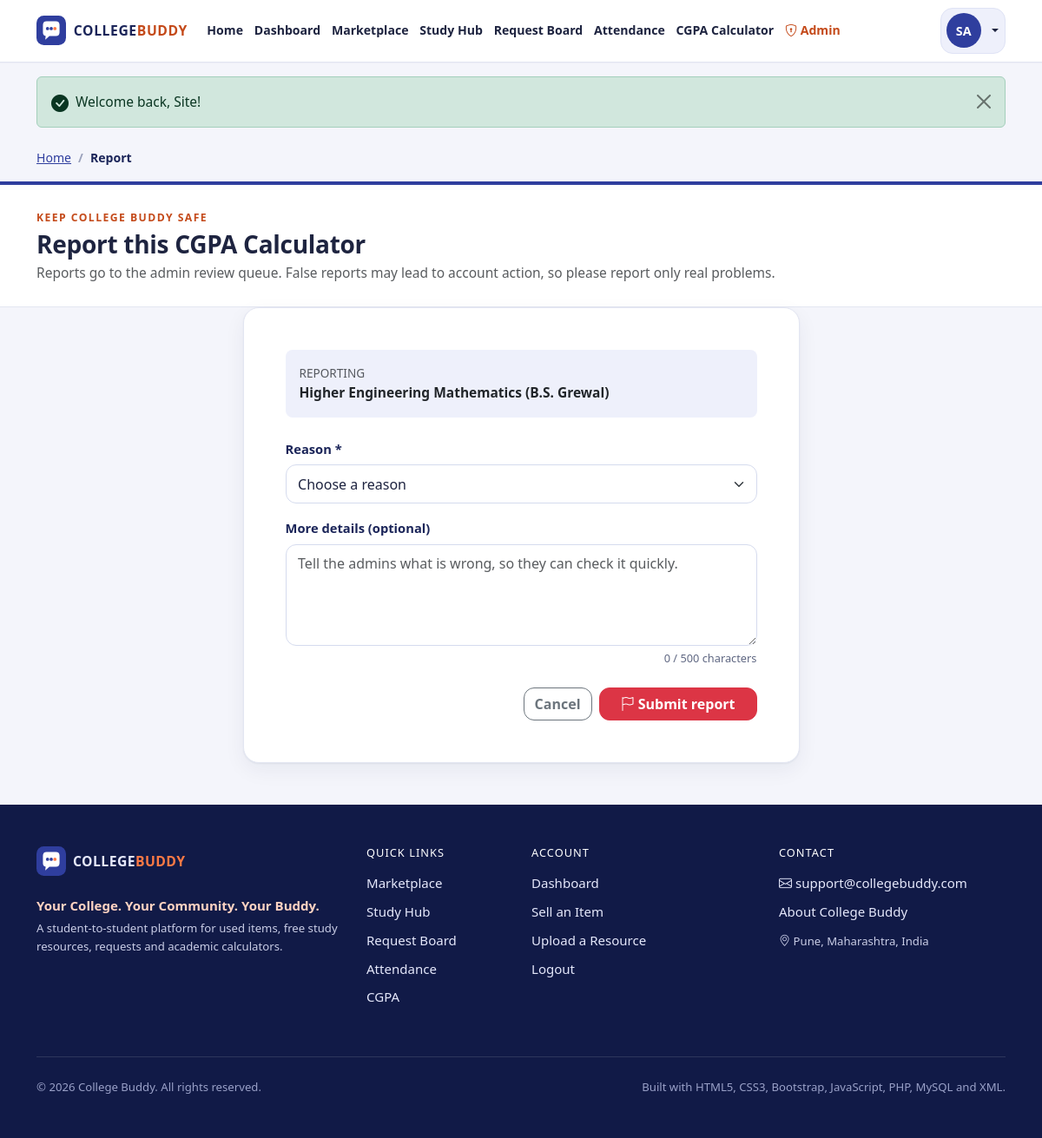
The app's page /report.php?type=listing&id=1 (signed in) with its own data.
### tables this page shows
CREATE TABLE users (
    id          INT UNSIGNED NOT NULL AUTO_INCREMENT,           
    full_name   VARCHAR(100) NOT NULL,
    email       VARCHAR(150) NOT NULL,                          
    password    VARCHAR(255) NOT NULL,                          
    branch      VARCHAR(50)  NOT NULL,                          
    year        TINYINT UNSIGNED NOT NULL,                      
    semester    TINYINT UNSIGNED NOT NULL,                      
    role        ENUM('student', 'admin') NOT NULL DEFAULT 'student',
    created_at  TIMESTAMP NOT NULL DEFAULT CURRENT_TIMESTAMP,
    PRIMARY KEY (id),
    UNIQUE KEY uq_users_email (email),
    KEY idx_users_role (role)
);

CREATE TABLE listings (
    id              INT UNSIGNED NOT NULL AUTO_INCREMENT,
    user_id         INT UNSIGNED NOT NULL,                      
    title           VARCHAR(150) NOT NULL,
    category        VARCHAR(60)  NOT NULL,
    description     TEXT NOT NULL,
    price           DECIMAL(10, 2) NOT NULL DEFAULT 0.00,
    item_condition  ENUM('New', 'Like New', 'Good', 'Used') NOT NULL DEFAULT 'Good',
    location        VARCHAR(120) NOT NULL,
    image           VARCHAR(255) NULL DEFAULT NULL,             
    status          ENUM('Available', 'Sold') NOT NULL DEFAULT 'Available',
    created_at      TIMESTAMP NOT NULL DEFAULT CURRENT_TIMESTAMP,
    PRIMARY KEY (id),
    KEY idx_listings_user (user_id),
    KEY idx_listings_category (category),
    KEY idx_listings_status_created (status, created_at),
    CONSTRAINT fk_listings_user FOREIGN KEY (user_id) REFERENCES users (id) ON DELETE CASCADE
);

### includes/auth.php (called while the page is built, shortened)
<?php
require_once __DIR__ . '/db.php';
require_once __DIR__ . '/functions.php';
function current_user(): ?array
{
    static $cached = false;
    if ($cached !== false) {
        return $cached;
    }
    $id = (int) ($_SESSION['user_id'] ?? 0);
    $row = db_select_one(
        'SELECT id, full_name, email, branch, year, semester, role, created_at FROM users WHERE id = ?',
        'i',
        [$id]
    );
    return $cached = $row;
}
function is_logged_in(): bool
{
    return current_user() !== null;
}
function require_login(string $message = 'Please login to continue.'): void
{
    if (!is_logged_in()) {
        set_flash('warning', $message);
        redirect('login.php?next=' . urlencode(current_relative_url()));
    }
}

### includes/db.php (called while the page is built, shortened)
<?php
function db(): mysqli
{
    static $conn = null;
    if ($conn === null) {
        $conn = new mysqli(DB_HOST, DB_USER, DB_PASS, DB_NAME);
        $conn->set_charset('utf8mb4');
        $conn->query("SET time_zone = '+05:30'");
    }
    return $conn;
}
function db_select(string $sql, string $types = '', array $params = []): array
{
    $stmt = db()->prepare($sql);
    if ($types !== '') {
        $stmt->bind_param($types, ...$params);
    }
    $stmt->execute();
    $rows = $stmt->get_result()->fetch_all(MYSQLI_ASSOC);
    return $rows;
}
function db_select_one(string $sql, string $types = '', array $params = []): ?array
{
    $rows = db_select($sql, $types, $params);
    return $rows[0] ?? null;
}

### report.php (the view, shortened to what this page needs)
<?php
require_once __DIR__ . '/includes/auth.php';
require_login('Please login to report content.');
$targets = [
    'listing' => ['listings', 'product.php?id=', 'listing'],
    'resource' => ['resources', 'resource.php?id=', 'study resource'],
    'request' => ['requests', 'request.php?id=', 'request'],
];
$type = read_text('type', '', 'request');
$id = (int) ($_POST['id'] ?? $_GET['id'] ?? 0);
[$table, $itemLink, $label] = $targets[$type];
$item = db_select_one("SELECT * FROM {$table} WHERE id = ?", 'i', [$id]);
$backUrl = $itemLink . $id;
$errors = [];
$values = ['reason' => '', 'description' => ''];
$itemTitle = $item['title'];
$activeNav = '';
$breadcrumbs = [['Report', '']];
require __DIR__ . '/includes/header.php';
?>
<section class="container pb-5">
    <div class="row justify-content-center">
        <div class="col-lg-7">
            <div class="card cb-card">
                <div class="card-body p-4 p-md-5">
                    <div class="cb-file-box p-3 rounded-3 mb-4">
                        <div class="small text-muted text-uppercase">Reporting</div>
                        <div class="fw-semibold"><?= e($itemTitle) ?></div>
                    </div>
                    <form method="post" action="" novalidate data-validate>
                        <div class="cb-field mb-3">
                            <label class="form-label fw-semibold" for="reason">Reason *</label>
                            <select class="form-select<?= invalid_class($errors, 'reason') ?>" id="reason" name="reason" data-required data-label="Reason">
                                <option value="">Choose a reason</option>
                            </select>
                        </div>
                        <div class="cb-field mb-4">
                            <label class="form-label fw-semibold" for="description">More details (optional)</label>
                            <textarea class="form-control<?= invalid_class($errors, 'description') ?>" id="description" name="description" rows="4" maxlength="500"
                                      placeholder="Tell the admins what is wrong, so they can check it quickly."
                                      data-max-length="500" data-label="Details" data-counter="500"><?= e($values['description']) ?></textarea>
                        </div>
                        <div class="d-flex flex-column flex-sm-row gap-2 justify-content-end">
                            <a class="btn btn-outline-secondary" href="<?= href($backUrl) ?>">Cancel</a>
                            <button class="btn btn-danger px-4" type="submit"><i class="bi bi-flag"></i> Submit report</button>
                        </div>
                    </form>
                </div>
            </div>
        </div>
    </div>
</section>
<?php require __DIR__ . '/includes/footer.php'; ?>

### includes/header.php (shortened to what this page needs)
<?php
$activeNav = $activeNav ?? '';
$breadcrumbs = $breadcrumbs ?? [];
$me = current_user();
$flashes = get_flashes();
$navLinks = ['home' => ['Home', 'index.php']];
if ($me) {
    $navLinks['dashboard'] = ['Dashboard', 'dashboard.php'];
}
$navLinks += [
    'marketplace' => ['Marketplace', 'marketplace.php'],
    'study' => ['Study Hub', 'study.php'],
    'requests' => ['Request Board', 'requests.php'],
    'attendance' => ['Attendance', 'attendance.php'],
    'cgpa' => ['CGPA Calculator', 'cgpa.php'],
];
$flashIcons = [
    'success' => 'bi-check-circle-fill', 'danger' => 'bi-exclamation-octagon-fill',
    'warning' => 'bi-exclamation-triangle-fill', 'info' => 'bi-info-circle-fill',
];
?>
<!doctype html>
<html lang="en">
<head>
    <link rel="stylesheet" href="<?= href('css/vendor/bootstrap.min.css') ?>">
    <link rel="stylesheet" href="<?= href('css/vendor/bootstrap-icons.min.css') ?>">
    <link rel="stylesheet" href="<?= href('css/style.css') ?>">
</head>
<body class="cb-body d-flex flex-column min-vh-100">
<header>
    <nav class="navbar navbar-expand-xl cb-navbar sticky-top" aria-label="Main navigation">
        <div class="container">
            <a class="navbar-brand cb-brand" href="<?= href('index.php') ?>" aria-label="College Buddy home">
                <img src="<?= href('images/logo.svg') ?>" alt="" width="34" height="34">
                <span class="cb-brand-text">COLLEGE<span class="cb-brand-accent">BUDDY</span></span>
            </a>
            <div class="collapse navbar-collapse" id="cbNavMenu">
                <ul class="navbar-nav me-auto align-items-xl-center">
                    <?php foreach ($navLinks as $key => [$label, $path]): ?>
                        <li class="nav-item">
                            <a class="nav-link<?= $activeNav === $key ? ' active' : '' ?>" href="<?= href($path) ?>"<?= $activeNav === $key ? ' aria-current="page"' : '' ?>><?= e($label) ?></a>
                        </li>
                    <?php endforeach; ?>
                    <?php if ($me && $me['role'] === 'admin'): ?>
                        <li class="nav-item">
                            <a class="nav-link cb-admin-link<?= $activeNav === 'admin' ? ' active' : '' ?>" href="<?= href('admin/dashboard.php') ?>" title="Admin Dashboard"><i class="bi bi-shield-lock"></i> Admin</a>
                        </li>
                    <?php endif; ?>
                </ul>
                <div class="d-flex flex-column flex-xl-row align-items-stretch align-items-xl-center gap-2 cb-nav-actions">
                    <?php if ($me): ?>
                        <div class="dropdown">
                            <button class="btn cb-user-btn dropdown-toggle w-100 d-flex align-items-center gap-2" type="button"
                                    data-bs-toggle="dropdown" aria-expanded="false">
                                <span class="cb-avatar"><?= e(initials($me['full_name'])) ?></span>
                            </button>
                        </div>
                    <?php else: ?>
                        <a class="btn btn-outline-primary" href="<?= href('login.php') ?>"><i class="bi bi-box-arrow-in-right"></i> Login</a>
                        <a class="btn btn-primary" href="<?= href('register.php') ?>">Register</a>
                    <?php endif; ?>
                </div>
            </div>
        </div>
    </nav>
</header>
<main id="main-content" class="flex-grow-1">
    <?php if (!empty($flashes)): ?>
        <div class="container pt-3 cb-flash-zone">
            <?php foreach ($flashes as $flash): ?>
                <div class="alert alert-<?= e($flash['type']) ?> alert-dismissible fade show d-flex align-items-start gap-2 mb-2"
                     role="alert" data-autohide="7000">
                    <i class="bi <?= e($flashIcons[$flash['type']] ?? 'bi-info-circle-fill') ?> fs-5 lh-1 mt-1"></i>
                    <div class="flex-grow-1"><?= e($flash['message']) ?></div>
                    <button type="button" class="btn-close" data-bs-dismiss="alert" aria-label="Close"></button>
                </div>
            <?php endforeach; ?>
        </div>
    <?php endif; ?>
    <?php if (!empty($breadcrumbs)): ?>
        <div class="container pt-3">
            <nav aria-label="breadcrumb">
                <ol class="breadcrumb cb-breadcrumb mb-0">
                    <li class="breadcrumb-item"><a href="<?= href('index.php') ?>">Home</a></li>
                    <?php foreach ($breadcrumbs as $i => $crumb): ?>
                        <?php if ($i === array_key_last($breadcrumbs) || empty($crumb[1])): ?>
                            <li class="breadcrumb-item active" aria-current="page"><?= e($crumb[0]) ?></li>
                        <?php else: ?>
                            <li class="breadcrumb-item"><a href="<?= href($crumb[1]) ?>"><?= e($crumb[0]) ?></a></li>
                        <?php endif; ?>
                    <?php endforeach; ?>
                </ol>
            </nav>
        </div>
    <?php endif; ?>

### css/style.css (style rules this page uses)
:root { --cb-primary: #2f3e9e; --cb-primary-dark: #1f2b74; --cb-primary-ink: #1b2559; --cb-accent: #ff7a45; --cb-accent-dark: #c44a1a; --cb-bg: #f4f5fb; --cb-surface: #ffffff; --cb-text: #1e2440; --cb-muted: #5f6782; --cb-border: #e3e6f2; --cb-soft: #eef0fb; --cb-footer: #111a47; --cb-radius: 18px; --cb-shadow: 0 1px 2px rgba(20, 28, 70, .06), 0 8px 24px rgba(20, 28, 70, .06); --cb-shadow-hover: 0 2px 4px rgba(20, 28, 70, .08), 0 16px 36px rgba(20, 28, 70, .13); --cb-font: system-ui, -apple-system, "Segoe UI", Roboto, "Helvetica Neue", Arial, "Noto Sans", sans-serif; }
html { scroll-behavior: smooth; }
body.cb-body { font-family: var(--cb-font); background: var(--cb-bg); color: var(--cb-text); font-size: 0.97rem; line-height: 1.6; }
a { color: var(--cb-primary); }
main#main-content { min-height: 40vh; }
.btn-outline-secondary, .btn-outline-danger, .btn-success, .btn-danger, .btn-outline-light { font-weight: 600; border-radius: 12px; }
.btn { border-radius: 12px; }
.form-control, .form-select { border-color: #d5dbee; border-radius: 12px; padding: .6rem .85rem; color: var(--cb-text); }
.form-label { color: var(--cb-primary-ink); font-size: .92rem; margin-bottom: .35rem; }
.cb-navbar { background: var(--cb-surface); border-bottom: 1px solid var(--cb-border); box-shadow: 0 1px 0 rgba(20, 28, 70, .03); padding-top: .55rem; padding-bottom: .55rem; }
.cb-navbar .nav-link { color: var(--cb-text); font-weight: 600; font-size: .9rem; border-radius: 10px; padding: .5rem .55rem; white-space: nowrap; }
.cb-brand { display: inline-flex; align-items: center; gap: .55rem; font-weight: 800; color: var(--cb-primary-ink); text-decoration: none; letter-spacing: .03em; }
.cb-brand-text { font-size: 1.05rem; }
.cb-brand-accent { color: var(--cb-accent-dark); }
.cb-admin-link { color: var(--cb-accent-dark) !important; }
.cb-nav-actions .btn { white-space: nowrap; }
.cb-user-btn { position: relative; background: var(--cb-soft); color: var(--cb-text); border: 1px solid #dfe3f5; border-radius: 14px; padding: .35rem .65rem .35rem .4rem; min-width: 180px; }
.cb-avatar { width: 40px; height: 40px; border-radius: 50%; background: var(--cb-primary); color: #fff; display: inline-grid; place-items: center; font-weight: 700; font-size: .9rem; flex: none; }
.cb-breadcrumb { font-size: .88rem; --bs-breadcrumb-divider-color: #9aa1bb; }
.cb-breadcrumb .breadcrumb-item.active { color: var(--cb-primary-ink); font-weight: 600; }
.cb-card { background: var(--cb-surface); border: 1px solid var(--cb-border); border-radius: var(--cb-radius); box-shadow: var(--cb-shadow); }
.cb-file-box { background: var(--cb-soft); }
@media (min-width: 1200px) and (max-width: 1399.98px) { .cb-navbar .navbar-nav .nav-link { font-size: .88rem; padding: .5rem .4rem; } }
@media (min-width: 1200px) and (max-width: 1399.98px) { .cb-brand-text { font-size: .98rem; } }
@media (min-width: 1200px) and (max-width: 1399.98px) { .cb-user-btn { min-width: 0; padding: .35rem .45rem .35rem .35rem; } }

### records on screen
users: full_name "SA"
listings: title "Higher Engineering Mathematics (B.S. Grewal)"

### other values on screen
$label "Home"
$label "Dashboard"
$label "Marketplace"
$label "Study Hub"
$label "Request Board"
$label "Attendance"
$label "CGPA Calculator"
$flash['message'] "Welcome back, Site!"
$crumb[0] "Report"
$eyebrow "KEEP COLLEGE BUDDY SAFE"
$title "Report this CGPA Calculator"
$subtitle "Reports go to the admin review queue. False reports may lead to account action, so please report only real problems."
